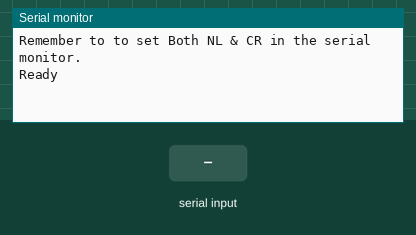
Simulated run of this sketch. Board: Arduino Uno, built with avr-gcc and run on an emulated ATmega328P. Parts: the last lines printed to the serial monitor. The test bench sets the inputs (shaded band).

Above: at 1.2 s.
1.3 s: "1" received over the second serial link
At 2.3 s:
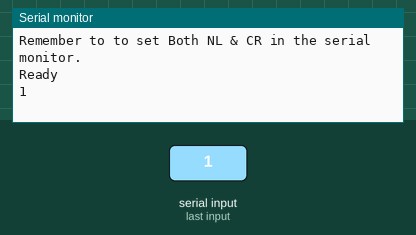
2.8 s: "0" received over the second serial link
At 3.5 s:
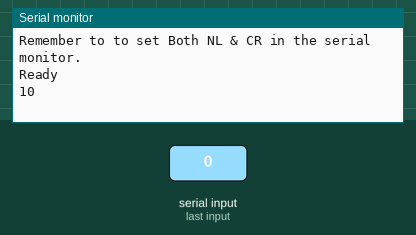

The sketch:

wifi.ino
```cpp
#include <SoftwareSerial.h>
#define port 9600

SoftwareSerial ESPserial(4, 5); // RX | TX

void setup()
{
  Serial.begin(port);
  ESPserial.begin(port);

  Serial.println("");
  Serial.println("Remember to to set Both NL & CR in the serial monitor.");
  Serial.println("Ready");
  Serial.println("");
}

void loop()
{
  if ( ESPserial.available() )
  {
    Serial.write( ESPserial.read() );
  }

  if ( Serial.available() ) {
    ESPserial.write( Serial.read() );
  }
}
```

Measured:
- after the input at 1.3 s, the serial monitor: prints a new line at once (image 1)
- after the input at 2.8 s, the serial monitor: prints a new line at once (image 2)
